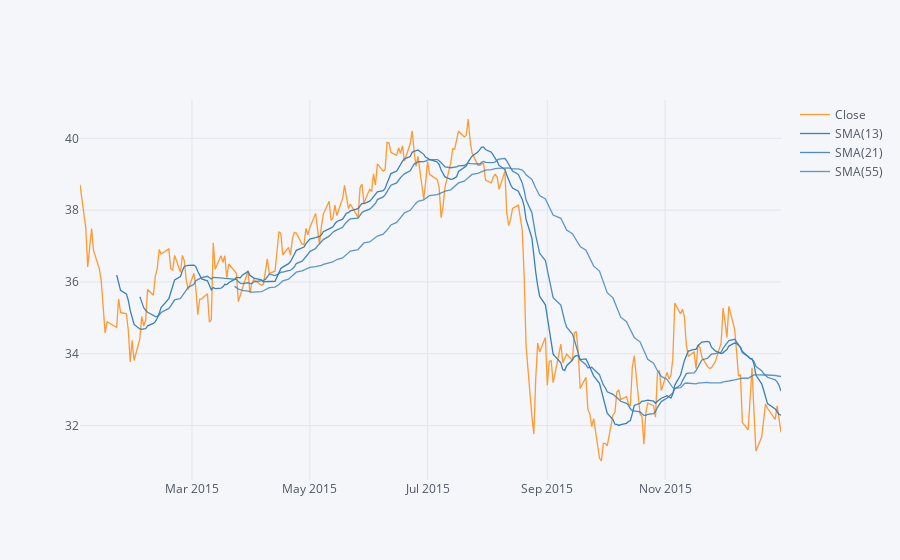

Here is the notebook cell this chart was saved with:
### Markdown cell above
**Use .ta_plot(study='sma') to create a Simple Moving Averages plot of Morgan Stanley for the year 2015.**

### Code cell
bank_stocks['MS']['Close'].loc['2015-01-01':'2016-01-01'].ta_plot(study='sma', periods=[13,21,55])

### Figure 1 — Plotly figure (JSON) as saved in the notebook; plotly's stock layout.template omitted (floating-point values rounded to 4 significant figures; data arrays with more than 128 entries replaced by an {"elided": "..."} marker saying what was removed)
{"data": [{"line": {"color": "rgba(255, 153, 51, 1.0)", "dash": "solid", "shape": "linear", "width": 1.3}, "mode": "lines", "name": "Close", "text": "", "type": "scatter", "uid": "1646d160-9541-47df-ba13-4fb3f624901e", "x": {"elided": "252 str values"}, "y": {"elided": "252 float values"}}, {"line": {"color": "rgba(55, 128, 191, 1.0)", "dash": "solid", "shape": "linear", "width": 1.3}, "mode": "lines", "name": "SMA(13)", "text": "", "type": "scatter", "uid": "26dc2bc2-ab22-4d60-bb15-5555cb136980", "x": {"elided": "252 str values"}, "y": {"elided": "252 mixed values"}}, {"line": {"color": "rgba(55, 128, 191, 0.8999999999999999)", "dash": "solid", "shape": "linear", "width": 1.3}, "mode": "lines", "name": "SMA(21)", "text": "", "type": "scatter", "uid": "bd25a97b-a4f4-403e-a4d1-1c808086858a", "x": {"elided": "252 str values"}, "y": {"elided": "252 mixed values"}}, {"line": {"color": "rgba(55, 128, 191, 0.7999999999999998)", "dash": "solid", "shape": "linear", "width": 1.3}, "mode": "lines", "name": "SMA(55)", "text": "", "type": "scatter", "uid": "78480a65-5588-43ca-b7e1-9561b191e27a", "x": {"elided": "252 str values"}, "y": {"elided": "252 mixed values"}}], "layout": {"legend": {"bgcolor": "#F5F6F9", "font": {"color": "#4D5663"}}, "paper_bgcolor": "#F5F6F9", "plot_bgcolor": "#F5F6F9", "title": {"font": {"color": "#4D5663"}}, "xaxis": {"gridcolor": "#E1E5ED", "showgrid": true, "tickfont": {"color": "#4D5663"}, "title": {"font": {"color": "#4D5663"}, "text": ""}, "zerolinecolor": "#E1E5ED"}, "yaxis": {"gridcolor": "#E1E5ED", "showgrid": true, "tickfont": {"color": "#4D5663"}, "title": {"font": {"color": "#4D5663"}, "text": ""}, "zerolinecolor": "#E1E5ED"}}}
